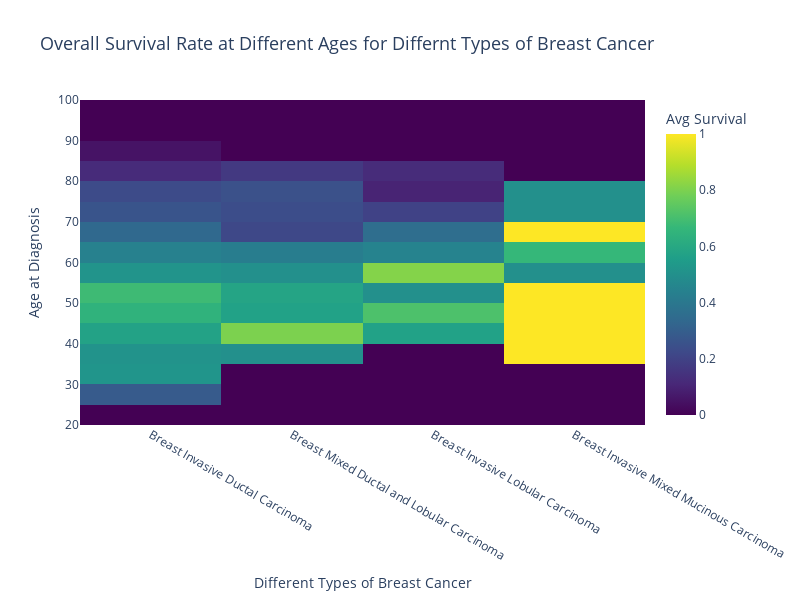

The notebook cell saved with this chart:
### Markdown cell above
The plot shows that there is a correlation between age, months and survival. The upper left triangular portion of the plot shows a higher survival with the other hald showing a lot more deaths. It seems that the older you are and the less months you are diagnosed the more liely to you are to die. This makes sense as those who make it through treatment and are younger have a higher chance of fighting the cancer.

### Code cell
#Interactive density heatmap
fig = px.density_heatmap(
    data,
    x="cancer_type_detailed",
    y='age_at_diagnosis',
    z="overall_survival",
    title="Overall Survival Rate at Different Ages for Differnt Types of Breast Cancer",
    histfunc='avg',
    color_continuous_scale='Viridis'
)

fig.update_layout(
    title_font_size=18,
    hovermode="closest",
    coloraxis_colorbar=dict(title="Avg Survival"),
    height=600,
    width=800,
    xaxis_title='Different Types of Breast Cancer',
    yaxis_title='Age at Diagnosis'
)

fig.show()

### Figure 1 — Plotly figure (JSON) as saved in the notebook; plotly's stock layout.template omitted (floating-point values rounded to 4 significant figures; data arrays with more than 128 entries replaced by an {"elided": "..."} marker saying what was removed)
{"data": [{"coloraxis": "coloraxis", "histfunc": "avg", "hovertemplate": "cancer_type_detailed=%{x}<br>age_at_diagnosis=%{y}<br>avg of overall_survival=%{z}<extra></extra>", "name": "", "type": "histogram2d", "x": {"elided": "1394 str values"}, "xaxis": "x", "xbingroup": "x", "y": {"elided": "1394 float values"}, "yaxis": "y", "ybingroup": "y", "z": {"elided": "1394 int values"}}], "layout": {"coloraxis": {"colorbar": {"title": {"text": "Avg Survival"}}, "colorscale": [[0, "#440154"], [0.1111, "#482878"], [0.2222, "#3e4989"], [0.3333, "#31688e"], [0.4444, "#26828e"], [0.5556, "#1f9e89"], [0.6667, "#35b779"], [0.7778, "#6ece58"], [0.8889, "#b5de2b"], [1, "#fde725"]]}, "height": 600, "hovermode": "closest", "legend": {"tracegroupgap": 0}, "title": {"font": {"size": 18}, "text": "Overall Survival Rate at Different Ages for Differnt Types of Breast Cancer"}, "width": 800, "xaxis": {"anchor": "y", "autorange": true, "domain": [0, 1], "range": [-0.5, 3.5], "title": {"text": "Different Types of Breast Cancer"}, "type": "category"}, "yaxis": {"anchor": "x", "autorange": true, "domain": [0, 1], "range": [20, 100], "title": {"text": "Age at Diagnosis"}, "type": "linear"}}}
